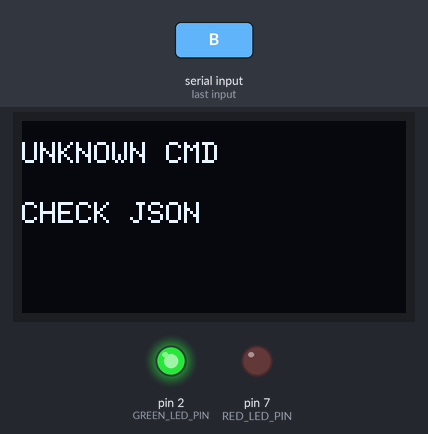
Bench run of a sketch on a simulated Arduino Uno, built with avr-gcc and run on an emulated ATmega328P. Shown: 128×64 one-colour display, output pins drawn as LEDs (lit = HIGH). The test bench sets the inputs (shaded band). What the sketch prints to the serial monitor is not drawn.

1.5 s: "B\n" received over Serial
Above: at 2.4 s.
Timing chart, 0 to 4.5 s (numbered marks = the images above; inputs shaded):
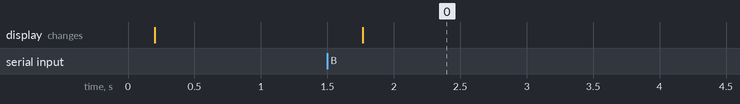

Measured:
- after the input at 1.5 s, the display: changes after 0.26 s (image 0)

The sketch:

led-call-test.ino
```cpp
#include <Wire.h>
#include <U8g2lib.h>

U8G2_SSD1309_128X64_NONAME0_1_HW_I2C u8g2(U8G2_R0, /* reset=*/ 9);

const int RED_LED_PIN = 7;
const int GREEN_LED_PIN = 2;

char serialLine[128];
size_t serialLineLen = 0;

bool redLedState = false;
bool greenLedState = true;

void setIndicator(bool redOn, bool greenOn) {
  redLedState = redOn;
  greenLedState = greenOn;

  digitalWrite(RED_LED_PIN, redLedState ? HIGH : LOW);
  digitalWrite(GREEN_LED_PIN, greenLedState ? HIGH : LOW);
}

void drawStatus(const char* line1, const char* line2) {
  u8g2.firstPage();
  do {
    u8g2.setFont(u8g2_font_6x12_tr);
    u8g2.drawStr(0, 14, line1);
    u8g2.drawStr(0, 34, line2);
  } while (u8g2.nextPage());
}

void emitEvent(const char* eventType, const char* worker) {
  Serial.print("{\"kind\":\"event\",\"device\":\"uno-main\",\"eventType\":\"");
  Serial.print(eventType);
  Serial.print("\"");
  if (worker != NULL) {
    Serial.print(",\"worker\":\"");
    Serial.print(worker);
    Serial.print("\"");
  }
  Serial.println("}");
}

bool containsToken(const char* haystack, const char* needle) {
  return strstr(haystack, needle) != NULL;
}

void applyWorkerCall(const char* worker) {
  setIndicator(true, false);
  if (strcmp(worker, "B") == 0) {
    drawStatus("CALL COMMAND", "WORKER B");
  } else {
    drawStatus("CALL COMMAND", "WORKER A");
  }
  emitEvent("command_applied", worker);
}

void clearOutputs() {
  setIndicator(false, true);
  drawStatus("READY", "WAITING");
  emitEvent("clear_outputs", NULL);
}

void handleCommand(const char* line) {
  if (containsToken(line, "\"cmd\":\"call_worker\"")) {
    if (containsToken(line, "\"worker\":\"B\"")) {
      applyWorkerCall("B");
    } else {
      applyWorkerCall("A");
    }
    return;
  }

  if (containsToken(line, "\"cmd\":\"clear_outputs\"")) {
    clearOutputs();
    return;
  }

  drawStatus("UNKNOWN CMD", "CHECK JSON");
  emitEvent("unknown_command", NULL);
}

void readSerialCommands() {
  while (Serial.available() > 0) {
    char incoming = (char)Serial.read();

    if (incoming == '\r') {
      continue;
    }

    if (incoming == '\n') {
      if (serialLineLen > 0) {
        serialLine[serialLineLen] = '\0';
        handleCommand(serialLine);
        serialLineLen = 0;
      }
      continue;
    }

    if (serialLineLen < sizeof(serialLine) - 1) {
      serialLine[serialLineLen++] = incoming;
    } else {
      serialLineLen = 0;
      drawStatus("SERIAL ERROR", "LINE TOO LONG");
    }
  }
}

void setup() {
  Serial.begin(115200);
  Wire.begin();
  u8g2.begin();

  pinMode(RED_LED_PIN, OUTPUT);
  pinMode(GREEN_LED_PIN, OUTPUT);

  clearOutputs();
}

void loop() {
  readSerialCommands();
  delay(20);
}
```
